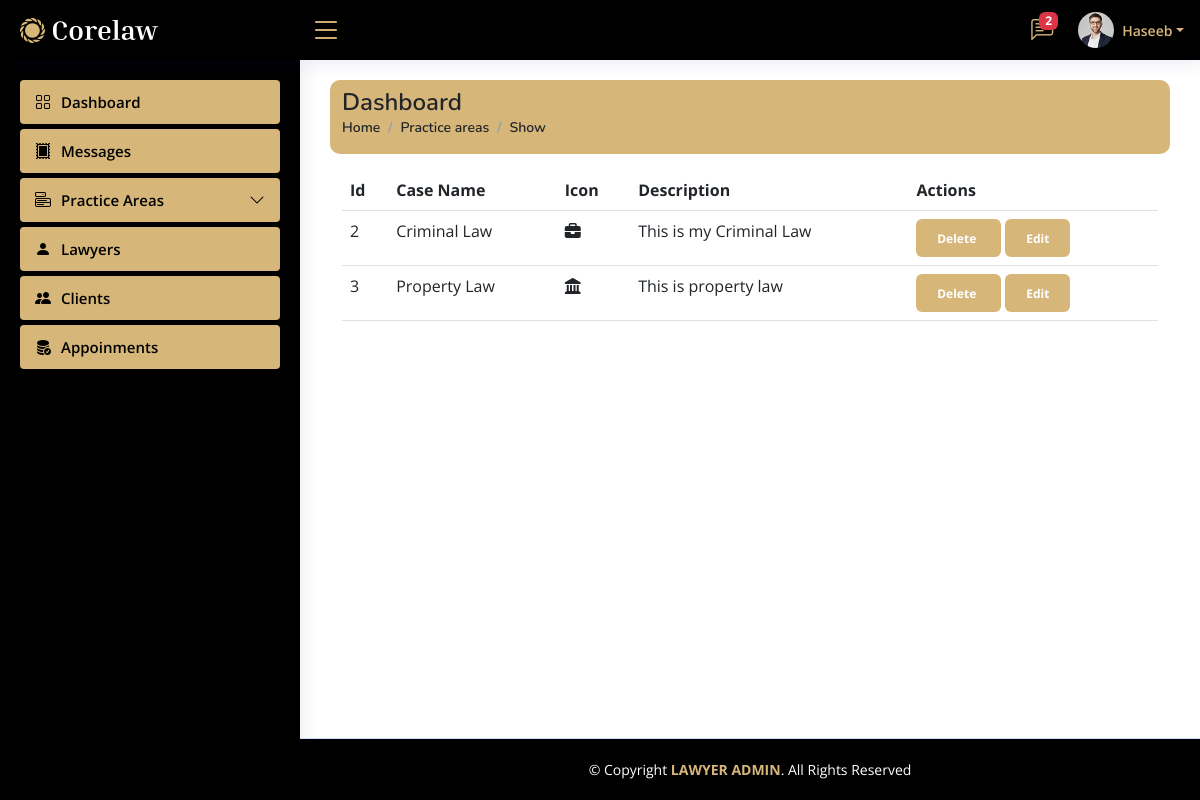
/Admin/Dashboard/practice_area_show.php (signed in), run on the app's committed database.
### tables this page shows
CREATE TABLE `practice_areas` (
  `id` int(11) NOT NULL,
  `name` varchar(50) DEFAULT NULL,
  `icon` varchar(50) DEFAULT NULL,
  `description` text DEFAULT NULL
);

### Admin/Dashboard/practice_area_show.php (the view, shortened to what this page needs)
<?php include "../connection.php";
include './includes/header.php';
?>
<link rel="stylesheet" href="https://cdnjs.cloudflare.com/ajax/libs/font-awesome/6.2.1/css/all.min.css" />
<div class="container">
    <div class="row">
        <div style="background-color: #D7B679; border-radius: 10px;" class="col-md-12">
            <div class="pagetitle mt-2 ">
                <h1 class="text-dark">Dashboard</h1>
                <nav>
                    <ol class="breadcrumb">
                        <li class="breadcrumb-item"><a class="text-dark" href="index.php">Home</a></li>
                        <li class="breadcrumb-item active text-dark">Practice areas</li>
                        <li class="breadcrumb-item active text-dark">Show</li>
                    </ol>
                </nav>
            </div>
        </div>
    </div>
</div>
<div class="container mt-3">
    <div class="row">
        <div class="col-md-12">
            <table class="table">
                <thead>
                    <tr>
                        <th scope="col">Id</th>
                        <th scope="col">Case Name</th>
                        <th scope="col">Icon</th>
                        <th scope="col">Description</th>
                        <th scope="col">Actions</th>
                    </tr>
                </thead>
                <tbody>
                    <?php
                    $show = "SELECT * FROM `practice_areas` ";
                    $pdo_statement = $pdo_con->prepare($show);
                    $pdo_statement->execute();
                    $result = $pdo_statement->fetchAll(PDO::FETCH_ASSOC);
                    if ($pdo_statement->rowCount() > 0) {
                        foreach ($result as $row) { ?>
                            <tr>
                                <td><?php echo $row['id'] ?></td>
                                <td><?php echo $row['name'] ?></td>
                                <td><?php echo $row['icon'] ?></td>
                                <td><?php echo $row['description'] ?></td>
                                <td><button name="btn_delete" class="btn" style="background-color: #D7B679;">
                                        <?php echo "<a class='badge badge-danger' href='?type=delete&id=" . $row['id'] . "'>Delete</a>&nbsp;";?> </button>
                                        <button name="btn_edit" class="btn" style="background-color: #D7B679;">
                                        <a href="practice_area_edit.php?id=<?php echo $row['id'] ?>" class="badge badge-success">Edit</a>
                                    </button>
                            </tr>
                    <?php  }
                    }
                    ?>
                </tbody>
            </table>
        </div>
    </div>
</div>
<?php include './includes/footer.php';
?>

### Admin/Dashboard/assets/css/style.css (style rules this page uses)
:root { scroll-behavior: smooth; }
body { font-family: "Open Sans", sans-serif; background: #f6f9ff; color: #444444; }
a { color: #4154f1; text-decoration: none; }
h1, h2, h3, h4, h5, h6 { font-family: "Nunito", sans-serif; }
.pagetitle { margin-bottom: 10px; }
.pagetitle h1 { font-size: 24px; margin-bottom: 0; font-weight: 600; color: #012970; }
.breadcrumb { font-size: 14px; font-family: "Nunito", sans-serif; color: #899bbd; font-weight: 600; }
.breadcrumb a { color: #899bbd; transition: 0.3s; }
.breadcrumb .breadcrumb-item::before { color: #899bbd; }
.breadcrumb .active { color: #51678f; font-weight: 600; }

### data on the page
practice_areas: id "2", name "Criminal Law", description "This is my Criminal Law"
practice_areas: id "3", name "Property Law", description "This is property law"

### other printed values
$messages "2"
$_SESSION['username'] "Haseeb"
